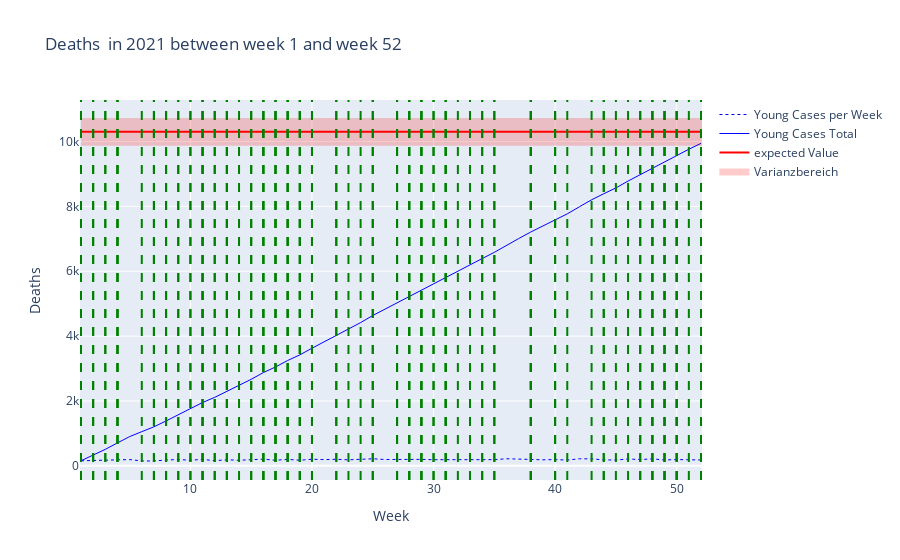

The cell this chart's notebook holds for it:
### Code cell
#print(data_filtered_young["Value"])
#print(np.cumsum(data_filtered_young["Value"]))

fig_young = go.Figure()
fig_young.add_trace(go.Scatter(x = data_filtered_young["Week"], y = data_filtered_young["Value"], name = "Young Cases per Week", line = dict(color = 'blue', width = 1,dash = 'dot')))
fig_young.add_trace(go.Scatter(x = data_filtered_young["Week"], y = np.cumsum(data_filtered_young["Value"]), name = "Young Cases Total", line = dict(color = 'blue', width = 1)))



#fig_young.add_hline(y=expected_value_per_age_group.loc["0-34", "Value"], line_color = 'red', line_width = 1, name = "Expected Young Cases Total")
fig_young.add_trace(go.Scatter(x = data_filtered_all["Week"],y = np.repeat(expected_value_per_age_group.loc["0-34","Value"],kalenderwochen[1]-kalenderwochen[0]+1), name = "expected Value", line = dict(color = 'red')))

#fig_young.add_hrect(y0=expected_value_per_age_group.loc["0-34","Value_Low"],y1=expected_value_per_age_group.loc["0-34","Value_High"],fillcolor = "red", line_width = 0, opacity = 0.2)
fig_young.add_trace(go.Scatter(
    x = data_filtered_all["Week"].tolist() + data_filtered_all["Week"].tolist()[::-1] ,
    y = [expected_value_per_age_group.loc["0-34","Value_High"]]*52 + [expected_value_per_age_group.loc["0-34","Value_Low"]]*52,
    fill = 'toself',
    fillcolor = "red",
    line_color = "red",
    name = "Varianzbereich",
    opacity=0.2
))


fig_young.update_layout(title = f"Deaths  in {year} between week {kalenderwochen[0]} and week {kalenderwochen[1]}",
                        xaxis_title = "Week",
                        yaxis_title = "Deaths")

if show_events:
    for i in happenings_filtered.index:
        #print(happenings_filtered.loc[i,"Week"])
        #print(happenings_filtered.loc[i, "Title"])
        fig_young.add_vline(x = happenings_filtered.loc[i,"Week"], line_width = 2, line_color = "green", line_dash = "dash")

fig_young.show()

#fig_total = go.Figure()
#fig_total.add_trace(go.Scatter())

### Figure 1 — Plotly figure (JSON) as saved in the notebook; plotly's stock layout.template omitted (floating-point values rounded to 4 significant figures)
{"data": [{"line": {"color": "blue", "dash": "dot", "width": 1}, "name": "Young Cases per Week", "type": "scatter", "x": [1, 2, 3, 4, 5, 6, 7, 8, 9, 10, 11, 12, 13, 14, 15, 16, 17, 18, 19, 20, 21, 22, 23, 24, 25, 26, 27, 28, 29, 30, 31, 32, 33, 34, 35, 36, 37, 38, 39, 40, 41, 42, 43, 44, 45, 46, 47, 48, 49, 50, 51, 52], "y": [157.0, 172.0, 180.0, 199.0, 194.0, 152.0, 150.0, 181.0, 194.0, 175.0, 199.0, 159.0, 188.0, 173.0, 195.0, 207.0, 173.0, 200.0, 173.0, 205.0, 193.0, 203.0, 186.0, 208.0, 218.0, 196.0, 202.0, 202.0, 200.0, 190.0, 193.0, 195.0, 198.0, 180.0, 192.0, 219.0, 205.0, 203.0, 187.0, 193.0, 179.0, 218.0, 216.0, 186.0, 179.0, 212.0, 195.0, 215.0, 183.0, 194.0, 193.0, 181.0]}, {"line": {"color": "blue", "width": 1}, "name": "Young Cases Total", "type": "scatter", "x": [1, 2, 3, 4, 5, 6, 7, 8, 9, 10, 11, 12, 13, 14, 15, 16, 17, 18, 19, 20, 21, 22, 23, 24, 25, 26, 27, 28, 29, 30, 31, 32, 33, 34, 35, 36, 37, 38, 39, 40, 41, 42, 43, 44, 45, 46, 47, 48, 49, 50, 51, 52], "y": [157.0, 329.0, 509.0, 708.0, 902.0, 1054.0, 1204.0, 1385.0, 1579.0, 1754.0, 1953.0, 2112.0, 2300.0, 2473.0, 2668.0, 2875.0, 3048.0, 3248.0, 3421.0, 3626.0, 3819.0, 4022.0, 4208.0, 4416.0, 4634.0, 4830.0, 5032.0, 5234.0, 5434.0, 5624.0, 5817.0, 6012.0, 6210.0, 6390.0, 6582.0, 6801.0, 7006.0, 7209.0, 7396.0, 7589.0, 7768.0, 7986.0, 8202.0, 8388.0, 8567.0, 8779.0, 8974.0, 9189.0, 9372.0, 9566.0, 9759.0, 9940.0]}, {"line": {"color": "red"}, "name": "expected Value", "type": "scatter", "x": [1, 2, 3, 4, 5, 6, 7, 8, 9, 10, 11, 12, 13, 14, 15, 16, 17, 18, 19, 20, 21, 22, 23, 24, 25, 26, 27, 28, 29, 30, 31, 32, 33, 34, 35, 36, 37, 38, 39, 40, 41, 42, 43, 44, 45, 46, 47, 48, 49, 50, 51, 52], "y": [10300.0, 10300.0, 10300.0, 10300.0, 10300.0, 10300.0, 10300.0, 10300.0, 10300.0, 10300.0, 10300.0, 10300.0, 10300.0, 10300.0, 10300.0, 10300.0, 10300.0, 10300.0, 10300.0, 10300.0, 10300.0, 10300.0, 10300.0, 10300.0, 10300.0, 10300.0, 10300.0, 10300.0, 10300.0, 10300.0, 10300.0, 10300.0, 10300.0, 10300.0, 10300.0, 10300.0, 10300.0, 10300.0, 10300.0, 10300.0, 10300.0, 10300.0, 10300.0, 10300.0, 10300.0, 10300.0, 10300.0, 10300.0, 10300.0, 10300.0, 10300.0, 10300.0]}, {"fill": "toself", "fillcolor": "red", "line": {"color": "red"}, "name": "Varianzbereich", "opacity": 0.2, "type": "scatter", "x": [1, 2, 3, 4, 5, 6, 7, 8, 9, 10, 11, 12, 13, 14, 15, 16, 17, 18, 19, 20, 21, 22, 23, 24, 25, 26, 27, 28, 29, 30, 31, 32, 33, 34, 35, 36, 37, 38, 39, 40, 41, 42, 43, 44, 45, 46, 47, 48, 49, 50, 51, 52, 52, 51, 50, 49, 48, 47, 46, 45, 44, 43, 42, 41, 40, 39, 38, 37, 36, 35, 34, 33, 32, 31, 30, 29, 28, 27, 26, 25, 24, 23, 22, 21, 20, 19, 18, 17, 16, 15, 14, 13, 12, 11, 10, 9, 8, 7, 6, 5, 4, 3, 2, 1], "y": [10690.0, 10690.0, 10690.0, 10690.0, 10690.0, 10690.0, 10690.0, 10690.0, 10690.0, 10690.0, 10690.0, 10690.0, 10690.0, 10690.0, 10690.0, 10690.0, 10690.0, 10690.0, 10690.0, 10690.0, 10690.0, 10690.0, 10690.0, 10690.0, 10690.0, 10690.0, 10690.0, 10690.0, 10690.0, 10690.0, 10690.0, 10690.0, 10690.0, 10690.0, 10690.0, 10690.0, 10690.0, 10690.0, 10690.0, 10690.0, 10690.0, 10690.0, 10690.0, 10690.0, 10690.0, 10690.0, 10690.0, 10690.0, 10690.0, 10690.0, 10690.0, 10690.0, 9898.0, 9898.0, 9898.0, 9898.0, 9898.0, 9898.0, 9898.0, 9898.0, 9898.0, 9898.0, 9898.0, 9898.0, 9898.0, 9898.0, 9898.0, 9898.0, 9898.0, 9898.0, 9898.0, 9898.0, 9898.0, 9898.0, 9898.0, 9898.0, 9898.0, 9898.0, 9898.0, 9898.0, 9898.0, 9898.0, 9898.0, 9898.0, 9898.0, 9898.0, 9898.0, 9898.0, 9898.0, 9898.0, 9898.0, 9898.0, 9898.0, 9898.0, 9898.0, 9898.0, 9898.0, 9898.0, 9898.0, 9898.0, 9898.0, 9898.0, 9898.0, 9898.0]}], "layout": {"shapes": [{"line": {"color": "green", "dash": "dash", "width": 2}, "type": "line", "x0": 52, "x1": 52, "xref": "x", "y0": 0, "y1": 1, "yref": "y domain"}, {"line": {"color": "green", "dash": "dash", "width": 2}, "type": "line", "x0": 51, "x1": 51, "xref": "x", "y0": 0, "y1": 1, "yref": "y domain"}, {"line": {"color": "green", "dash": "dash", "width": 2}, "type": "line", "x0": 50, "x1": 50, "xref": "x", "y0": 0, "y1": 1, "yref": "y domain"}, {"line": {"color": "green", "dash": "dash", "width": 2}, "type": "line", "x0": 50, "x1": 50, "xref": "x", "y0": 0, "y1": 1, "yref": "y domain"}, {"line": {"color": "green", "dash": "dash", "width": 2}, "type": "line", "x0": 50, "x1": 50, "xref": "x", "y0": 0, "y1": 1, "yref": "y domain"}, {"line": {"color": "green", "dash": "dash", "width": 2}, "type": "line", "x0": 41, "x1": 41, "xref": "x", "y0": 0, "y1": 1, "yref": "y domain"}, {"line": {"color": "green", "dash": "dash", "width": 2}, "type": "line", "x0": 47, "x1": 47, "xref": "x", "y0": 0, "y1": 1, "yref": "y domain"}, {"line": {"color": "green", "dash": "dash", "width": 2}, "type": "line", "x0": 47, "x1": 47, "xref": "x", "y0": 0, "y1": 1, "yref": "y domain"}, {"line": {"color": "green", "dash": "dash", "width": 2}, "type": "line", "x0": 46, "x1": 46, "xref": "x", "y0": 0, "y1": 1, "yref": "y domain"}, {"line": {"color": "green", "dash": "dash", "width": 2}, "type": "line", "x0": 49, "x1": 49, "xref": "x", "y0": 0, "y1": 1, "yref": "y domain"}, {"line": {"color": "green", "dash": "dash", "width": 2}, "type": "line", "x0": 19, "x1": 19, "xref": "x", "y0": 0, "y1": 1, "yref": "y domain"}, {"line": {"color": "green", "dash": "dash", "width": 2}, "type": "line", "x0": 10, "x1": 10, "xref": "x", "y0": 0, "y1": 1, "yref": "y domain"}, {"line": {"color": "green", "dash": "dash", "width": 2}, "type": "line", "x0": 43, "x1": 43, "xref": "x", "y0": 0, "y1": 1, "yref": "y domain"}, {"line": {"color": "green", "dash": "dash", "width": 2}, "type": "line", "x0": 49, "x1": 49, "xref": "x", "y0": 0, "y1": 1, "yref": "y domain"}, {"line": {"color": "green", "dash": "dash", "width": 2}, "type": "line", "x0": 23, "x1": 23, "xref": "x", "y0": 0, "y1": 1, "yref": "y domain"}, {"line": {"color": "green", "dash": "dash", "width": 2}, "type": "line", "x0": 38, "x1": 38, "xref": "x", "y0": 0, "y1": 1, "yref": "y domain"}, {"line": {"color": "green", "dash": "dash", "width": 2}, "type": "line", "x0": 38, "x1": 38, "xref": "x", "y0": 0, "y1": 1, "yref": "y domain"}, {"line": {"color": "green", "dash": "dash", "width": 2}, "type": "line", "x0": 38, "x1": 38, "xref": "x", "y0": 0, "y1": 1, "yref": "y domain"}, {"line": {"color": "green", "dash": "dash", "width": 2}, "type": "line", "x0": 32, "x1": 32, "xref": "x", "y0": 0, "y1": 1, "yref": "y domain"}, {"line": {"color": "green", "dash": "dash", "width": 2}, "type": "line", "x0": 1, "x1": 1, "xref": "x", "y0": 0, "y1": 1, "yref": "y domain"}, {"line": {"color": "green", "dash": "dash", "width": 2}, "type": "line", "x0": 34, "x1": 34, "xref": "x", "y0": 0, "y1": 1, "yref": "y domain"}, {"line": {"color": "green", "dash": "dash", "width": 2}, "type": "line", "x0": 34, "x1": 34, "xref": "x", "y0": 0, "y1": 1, "yref": "y domain"}, {"line": {"color": "green", "dash": "dash", "width": 2}, "type": "line", "x0": 33, "x1": 33, "xref": "x", "y0": 0, "y1": 1, "yref": "y domain"}, {"line": {"color": "green", "dash": "dash", "width": 2}, "type": "line", "x0": 45, "x1": 45, "xref": "x", "y0": 0, "y1": 1, "yref": "y domain"}, {"line": {"color": "green", "dash": "dash", "width": 2}, "type": "line", "x0": 6, "x1": 6, "xref": "x", "y0": 0, "y1": 1, "yref": "y domain"}, {"line": {"color": "green", "dash": "dash", "width": 2}, "type": "line", "x0": 30, "x1": 30, "xref": "x", "y0": 0, "y1": 1, "yref": "y domain"}, {"line": {"color": "green", "dash": "dash", "width": 2}, "type": "line", "x0": 30, "x1": 30, "xref": "x", "y0": 0, "y1": 1, "yref": "y domain"}, {"line": {"color": "green", "dash": "dash", "width": 2}, "type": "line", "x0": 29, "x1": 29, "xref": "x", "y0": 0, "y1": 1, "yref": "y domain"}, {"line": {"color": "green", "dash": "dash", "width": 2}, "type": "line", "x0": 29, "x1": 29, "xref": "x", "y0": 0, "y1": 1, "yref": "y domain"}, {"line": {"color": "green", "dash": "dash", "width": 2}, "type": "line", "x0": 29, "x1": 29, "xref": "x", "y0": 0, "y1": 1, "yref": "y domain"}, {"line": {"color": "green", "dash": "dash", "width": 2}, "type": "line", "x0": 28, "x1": 28, "xref": "x", "y0": 0, "y1": 1, "yref": "y domain"}, {"line": {"color": "green", "dash": "dash", "width": 2}, "type": "line", "x0": 28, "x1": 28, "xref": "x", "y0": 0, "y1": 1, "yref": "y domain"}, {"line": {"color": "green", "dash": "dash", "width": 2}, "type": "line", "x0": 28, "x1": 28, "xref": "x", "y0": 0, "y1": 1, "yref": "y domain"}, {"line": {"color": "green", "dash": "dash", "width": 2}, "type": "line", "x0": 49, "x1": 49, "xref": "x", "y0": 0, "y1": 1, "yref": "y domain"}, {"line": {"color": "green", "dash": "dash", "width": 2}, "type": "line", "x0": 31, "x1": 31, "xref": "x", "y0": 0, "y1": 1, "yref": "y domain"}, {"line": {"color": "green", "dash": "dash", "width": 2}, "type": "line", "x0": 27, "x1": 27, "xref": "x", "y0": 0, "y1": 1, "yref": "y domain"}, {"line": {"color": "green", "dash": "dash", "width": 2}, "type": "line", "x0": 18, "x1": 18, "xref": "x", "y0": 0, "y1": 1, "yref": "y domain"}, {"line": {"color": "green", "dash": "dash", "width": 2}, "type": "line", "x0": 1, "x1": 1, "xref": "x", "y0": 0, "y1": 1, "yref": "y domain"}, {"line": {"color": "green", "dash": "dash", "width": 2}, "type": "line", "x0": 1, "x1": 1, "xref": "x", "y0": 0, "y1": 1, "yref": "y domain"}, {"line": {"color": "green", "dash": "dash", "width": 2}, "type": "line", "x0": 25, "x1": 25, "xref": "x", "y0": 0, "y1": 1, "yref": "y domain"}, {"line": {"color": "green", "dash": "dash", "width": 2}, "type": "line", "x0": 25, "x1": 25, "xref": "x", "y0": 0, "y1": 1, "yref": "y domain"}, {"line": {"color": "green", "dash": "dash", "width": 2}, "type": "line", "x0": 24, "x1": 24, "xref": "x", "y0": 0, "y1": 1, "yref": "y domain"}, {"line": {"color": "green", "dash": "dash", "width": 2}, "type": "line", "x0": 40, "x1": 40, "xref": "x", "y0": 0, "y1": 1, "yref": "y domain"}, {"line": {"color": "green", "dash": "dash", "width": 2}, "type": "line", "x0": 14, "x1": 14, "xref": "x", "y0": 0, "y1": 1, "yref": "y domain"}, {"line": {"color": "green", "dash": "dash", "width": 2}, "type": "line", "x0": 9, "x1": 9, "xref": "x", "y0": 0, "y1": 1, "yref": "y domain"}, {"line": {"color": "green", "dash": "dash", "width": 2}, "type": "line", "x0": 1, "x1": 1, "xref": "x", "y0": 0, "y1": 1, "yref": "y domain"}, {"line": {"color": "green", "dash": "dash", "width": 2}, "type": "line", "x0": 22, "x1": 22, "xref": "x", "y0": 0, "y1": 1, "yref": "y domain"}, {"line": {"color": "green", "dash": "dash", "width": 2}, "type": "line", "x0": 20, "x1": 20, "xref": "x", "y0": 0, "y1": 1, "yref": "y domain"}, {"line": {"color": "green", "dash": "dash", "width": 2}, "type": "line", "x0": 20, "x1": 20, "xref": "x", "y0": 0, "y1": 1, "yref": "y domain"}, {"line": {"color": "green", "dash": "dash", "width": 2}, "type": "line", "x0": 19, "x1": 19, "xref": "x", "y0": 0, "y1": 1, "yref": "y domain"}, {"line": {"color": "green", "dash": "dash", "width": 2}, "type": "line", "x0": 19, "x1": 19, "xref": "x", "y0": 0, "y1": 1, "yref": "y domain"}, {"line": {"color": "green", "dash": "dash", "width": 2}, "type": "line", "x0": 48, "x1": 48, "xref": "x", "y0": 0, "y1": 1, "yref": "y domain"}, {"line": {"color": "green", "dash": "dash", "width": 2}, "type": "line", "x0": 40, "x1": 40, "xref": "x", "y0": 0, "y1": 1, "yref": "y domain"}, {"line": {"color": "green", "dash": "dash", "width": 2}, "type": "line", "x0": 31, "x1": 31, "xref": "x", "y0": 0, "y1": 1, "yref": "y domain"}, {"line": {"color": "green", "dash": "dash", "width": 2}, "type": "line", "x0": 27, "x1": 27, "xref": "x", "y0": 0, "y1": 1, "yref": "y domain"}, {"line": {"color": "green", "dash": "dash", "width": 2}, "type": "line", "x0": 22, "x1": 22, "xref": "x", "y0": 0, "y1": 1, "yref": "y domain"}, {"line": {"color": "green", "dash": "dash", "width": 2}, "type": "line", "x0": 18, "x1": 18, "xref": "x", "y0": 0, "y1": 1, "yref": "y domain"}, {"line": {"color": "green", "dash": "dash", "width": 2}, "type": "line", "x0": 9, "x1": 9, "xref": "x", "y0": 0, "y1": 1, "yref": "y domain"}, {"line": {"color": "green", "dash": "dash", "width": 2}, "type": "line", "x0": 17, "x1": 17, "xref": "x", "y0": 0, "y1": 1, "yref": "y domain"}, {"line": {"color": "green", "dash": "dash", "width": 2}, "type": "line", "x0": 17, "x1": 17, "xref": "x", "y0": 0, "y1": 1, "yref": "y domain"}, {"line": {"color": "green", "dash": "dash", "width": 2}, "type": "line", "x0": 16, "x1": 16, "xref": "x", "y0": 0, "y1": 1, "yref": "y domain"}, {"line": {"color": "green", "dash": "dash", "width": 2}, "type": "line", "x0": 16, "x1": 16, "xref": "x", "y0": 0, "y1": 1, "yref": "y domain"}, {"line": {"color": "green", "dash": "dash", "width": 2}, "type": "line", "x0": 16, "x1": 16, "xref": "x", "y0": 0, "y1": 1, "yref": "y domain"}, {"line": {"color": "green", "dash": "dash", "width": 2}, "type": "line", "x0": 15, "x1": 15, "xref": "x", "y0": 0, "y1": 1, "yref": "y domain"}, {"line": {"color": "green", "dash": "dash", "width": 2}, "type": "line", "x0": 15, "x1": 15, "xref": "x", "y0": 0, "y1": 1, "yref": "y domain"}, {"line": {"color": "green", "dash": "dash", "width": 2}, "type": "line", "x0": 35, "x1": 35, "xref": "x", "y0": 0, "y1": 1, "yref": "y domain"}, {"line": {"color": "green", "dash": "dash", "width": 2}, "type": "line", "x0": 1, "x1": 1, "xref": "x", "y0": 0, "y1": 1, "yref": "y domain"}, {"line": {"color": "green", "dash": "dash", "width": 2}, "type": "line", "x0": 13, "x1": 13, "xref": "x", "y0": 0, "y1": 1, "yref": "y domain"}, {"line": {"color": "green", "dash": "dash", "width": 2}, "type": "line", "x0": 12, "x1": 12, "xref": "x", "y0": 0, "y1": 1, "yref": "y domain"}, {"line": {"color": "green", "dash": "dash", "width": 2}, "type": "line", "x0": 12, "x1": 12, "xref": "x", "y0": 0, "y1": 1, "yref": "y domain"}, {"line": {"color": "green", "dash": "dash", "width": 2}, "type": "line", "x0": 11, "x1": 11, "xref": "x", "y0": 0, "y1": 1, "yref": "y domain"}, {"line": {"color": "green", "dash": "dash", "width": 2}, "type": "line", "x0": 11, "x1": 11, "xref": "x", "y0": 0, "y1": 1, "yref": "y domain"}, {"line": {"color": "green", "dash": "dash", "width": 2}, "type": "line", "x0": 11, "x1": 11, "xref": "x", "y0": 0, "y1": 1, "yref": "y domain"}, {"line": {"color": "green", "dash": "dash", "width": 2}, "type": "line", "x0": 10, "x1": 10, "xref": "x", "y0": 0, "y1": 1, "yref": "y domain"}, {"line": {"color": "green", "dash": "dash", "width": 2}, "type": "line", "x0": 44, "x1": 44, "xref": "x", "y0": 0, "y1": 1, "yref": "y domain"}, {"line": {"color": "green", "dash": "dash", "width": 2}, "type": "line", "x0": 18, "x1": 18, "xref": "x", "y0": 0, "y1": 1, "yref": "y domain"}, {"line": {"color": "green", "dash": "dash", "width": 2}, "type": "line", "x0": 13, "x1": 13, "xref": "x", "y0": 0, "y1": 1, "yref": "y domain"}, {"line": {"color": "green", "dash": "dash", "width": 2}, "type": "line", "x0": 8, "x1": 8, "xref": "x", "y0": 0, "y1": 1, "yref": "y domain"}, {"line": {"color": "green", "dash": "dash", "width": 2}, "type": "line", "x0": 8, "x1": 8, "xref": "x", "y0": 0, "y1": 1, "yref": "y domain"}, {"line": {"color": "green", "dash": "dash", "width": 2}, "type": "line", "x0": 7, "x1": 7, "xref": "x", "y0": 0, "y1": 1, "yref": "y domain"}, {"line": {"color": "green", "dash": "dash", "width": 2}, "type": "line", "x0": 7, "x1": 7, "xref": "x", "y0": 0, "y1": 1, "yref": "y domain"}, {"line": {"color": "green", "dash": "dash", "width": 2}, "type": "line", "x0": 7, "x1": 7, "xref": "x", "y0": 0, "y1": 1, "yref": "y domain"}, {"line": {"color": "green", "dash": "dash", "width": 2}, "type": "line", "x0": 48, "x1": 48, "xref": "x", "y0": 0, "y1": 1, "yref": "y domain"}, {"line": {"color": "green", "dash": "dash", "width": 2}, "type": "line", "x0": 31, "x1": 31, "xref": "x", "y0": 0, "y1": 1, "yref": "y domain"}, {"line": {"color": "green", "dash": "dash", "width": 2}, "type": "line", "x0": 17, "x1": 17, "xref": "x", "y0": 0, "y1": 1, "yref": "y domain"}, {"line": {"color": "green", "dash": "dash", "width": 2}, "type": "line", "x0": 4, "x1": 4, "xref": "x", "y0": 0, "y1": 1, "yref": "y domain"}, {"line": {"color": "green", "dash": "dash", "width": 2}, "type": "line", "x0": 4, "x1": 4, "xref": "x", "y0": 0, "y1": 1, "yref": "y domain"}, {"line": {"color": "green", "dash": "dash", "width": 2}, "type": "line", "x0": 4, "x1": 4, "xref": "x", "y0": 0, "y1": 1, "yref": "y domain"}, {"line": {"color": "green", "dash": "dash", "width": 2}, "type": "line", "x0": 3, "x1": 3, "xref": "x", "y0": 0, "y1": 1, "yref": "y domain"}, {"line": {"color": "green", "dash": "dash", "width": 2}, "type": "line", "x0": 3, "x1": 3, "xref": "x", "y0": 0, "y1": 1, "yref": "y domain"}, {"line": {"color": "green", "dash": "dash", "width": 2}, "type": "line", "x0": 2, "x1": 2, "xref": "x", "y0": 0, "y1": 1, "yref": "y domain"}, {"line": {"color": "green", "dash": "dash", "width": 2}, "type": "line", "x0": 2, "x1": 2, "xref": "x", "y0": 0, "y1": 1, "yref": "y domain"}, {"line": {"color": "green", "dash": "dash", "width": 2}, "type": "line", "x0": 48, "x1": 48, "xref": "x", "y0": 0, "y1": 1, "yref": "y domain"}, {"line": {"color": "green", "dash": "dash", "width": 2}, "type": "line", "x0": 44, "x1": 44, "xref": "x", "y0": 0, "y1": 1, "yref": "y domain"}, {"line": {"color": "green", "dash": "dash", "width": 2}, "type": "line", "x0": 35, "x1": 35, "xref": "x", "y0": 0, "y1": 1, "yref": "y domain"}, {"line": {"color": "green", "dash": "dash", "width": 2}, "type": "line", "x0": 13, "x1": 13, "xref": "x", "y0": 0, "y1": 1, "yref": "y domain"}], "title": {"text": "Deaths  in 2021 between week 1 and week 52"}, "xaxis": {"title": {"text": "Week"}}, "yaxis": {"title": {"text": "Deaths"}}}}
